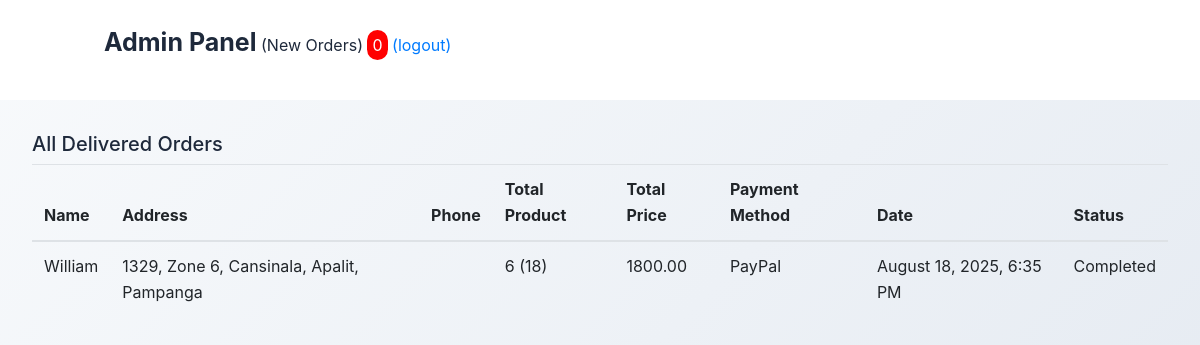
The app's page /admin/all_orders.php (signed in), older data.
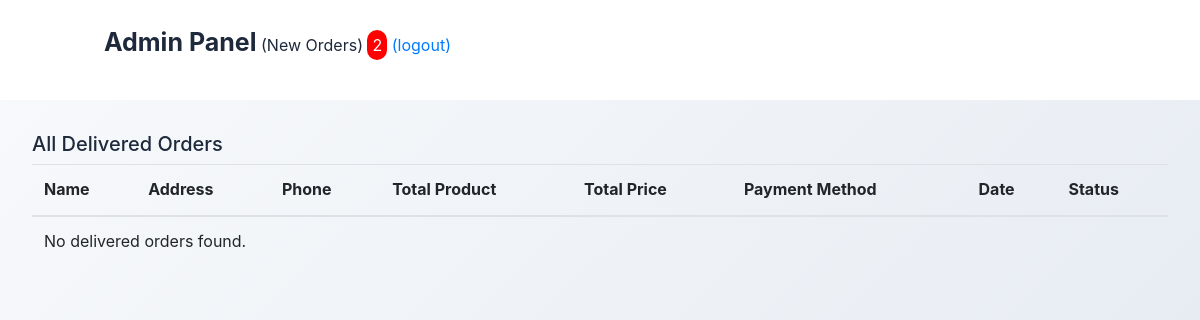
The same page, newer data.
### tables this page shows
CREATE TABLE `orders` (
  `o_id` int(11) NOT NULL,
  `user_id` int(11) NOT NULL,
  `name` varchar(100) NOT NULL,
  `address` varchar(255) NOT NULL,
  `phone` varchar(20) DEFAULT NULL,
  `payment_method` varchar(50) NOT NULL,
  `totalproduct` varchar(100) NOT NULL,
  `totalprice` decimal(10,2) NOT NULL,
  `status` enum('Pending','Processing','Shipped','Completed','Cancelled') DEFAULT 'Pending',
  `status_updated_at` timestamp NULL DEFAULT NULL,
  `created_at` timestamp(6) NOT NULL DEFAULT current_timestamp(6)
);

### admin/all_orders.php (the view, shortened to what this page needs)
<?php
include 'header.php';
include 'lib/connection.php';
$sql = "SELECT * FROM orders WHERE status='Completed' ORDER BY created_at DESC";
$result = $conn->query($sql);
?>
<!DOCTYPE html>
<html lang="en">
<head>
    <link rel="stylesheet" href="css/pending_orders.css">
</head>
<body>
<div class="container pendingbody">
    <h5>All Delivered Orders</h5>
    <table class="table">
        <thead>
            <tr>
                <th scope="col">Name</th>
                <th scope="col">Address</th>
                <th scope="col">Phone</th>
                <th scope="col">Total Product</th>
                <th scope="col">Total Price</th>
                <th scope="col">Payment Method</th>
                <th scope="col">Date</th>
                <th scope="col">Status</th>
            </tr>
        </thead>
        <tbody>
        <?php
        if (mysqli_num_rows($result) > 0) {
            while ($row = mysqli_fetch_assoc($result)) {
                ?>
                <tr>
                    <td><?php echo $row["name"]; ?></td>
                    <td><?php echo $row["address"]; ?></td>
                    <td><?php echo $row["phone"]; ?></td>
                    <td><?php echo $row["totalproduct"]; ?></td>
                    <td><?php echo $row["totalprice"]; ?></td>
                    <td><?php echo $row["payment_method"]; ?></td>
                    <td>
                        <?php
                        if (!empty($row["created_at"])) {
                            $date = new DateTime($row["created_at"]);
                            $date->setTimezone(new DateTimeZone('Asia/Manila'));
                            echo $date->format("F j, Y, g:i A");
                        } else {
                            echo "Date not available";
                        }
                        ?>
                    </td>
                    <td><?php echo $row["status"]; ?></td>
                </tr>
                <?php
            }
        } else {
            echo "<tr><td colspan='8'>No delivered orders found.</td></tr>";
        }
        ?>
        </tbody>
    </table>
</div>
</body>
</html>

### admin/header.php (shortened to what this page needs)
<?php
include 'lib/connection.php';
$sql = "SELECT * FROM orders where status='pending'";
$result = $conn -> query ($sql);
?>
<!DOCTYPE html>
<html>
<head>
	<link
	  rel="stylesheet" href="../css/bootstrap.min.css"
	/>
	<link rel="stylesheet" href="css/style.css">
</head>
<body>
	<section class="header" id="header">
		<i class="fas fa-bars fixed" onclick="openside()"></i>
		<div class="line-fixed">Admin Panel</div>
		<?php
		$c=0;
		  if (mysqli_num_rows($result) > 0) {
			while($row = mysqli_fetch_assoc($result)) {
				$c=$c+1;
			}
		}
			  ?>
		<span>(New Orders)</span>
		<span style="    border-radius: 20px;
	background-color: red;
	color: white;
	padding: 5px;"><?php echo $c ;?></span>
		<a href="a_logout.php">(logout)</a>
	</section>
</body>
</html>

Row changes from the older to the newer data that the page shows:
removed orders: name "William", address "1329, Zone 6, Cansinala, Apalit, Pampanga", totalproduct "6 (18)", totalprice "1800.00", payment_method "PayPal", created_at "August 18, 2025, 6:35 PM", status "Completed"
Text that changed along with them:
$c: "0" → "2"
text now shown: "No delivered orders found."
